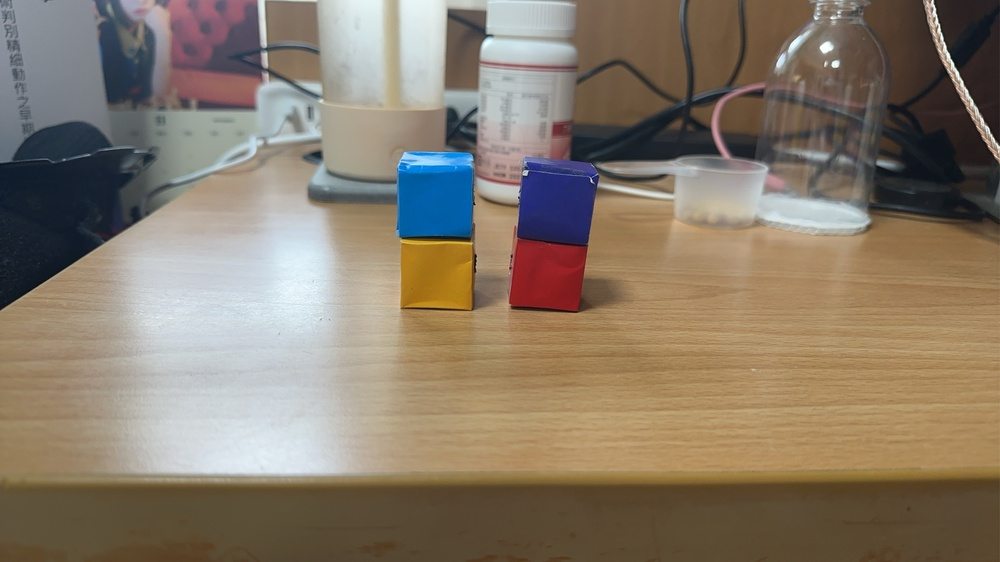
#> input picture PDMS2_web/ch1-t4/2.jpg, 1000 x 562 px, shrunk from 2729 x 1535 before the run, found by its file name
$ python cross_detect.py
#> lines starting #> are read from the running program, lines starting #| are printed output that depends on the picture; after the words box and inside, x2 and y2 are one past the last pixel; in counts of white or black regions, pixels touching at a corner belong together
import cv2, glob, os, math, numpy as np
from skimage.morphology import skeletonize


class CrossScorer:
    def __init__(
        self,
        *,
        cm_per_pixel=None,  # None=用像素；填 0.02079 之類就用公分
        angle_min=70.0,
        angle_max=110.0,
        max_spread_cm=0.6,  # 只有在 cm_per_pixel 有值時才會使用
        out_dir="PDMS2_web\ch2-t3\output",
        output_jpg_quality=95,
    ):
        self.cm_per_pixel = cm_per_pixel
        self.ANGLE_MIN = angle_min
        self.ANGLE_MAX = angle_max
        self.MAX_SPREAD_CM = max_spread_cm
        self.OUT_DIR = out_dir
        self.OUTPUT_JPG_QUALITY = output_jpg_quality
        os.makedirs(self.OUT_DIR, exist_ok=True)

    # ---------- UI ----------
    def put_text_top_left(
        self,
        img,
        lines,
        org=(10, 120), # 稍微往下移一點，避免貼邊
        k=0.0015,     # 稍微調小字體係數
    ):
        H, W = img.shape[:2]
        font = cv2.FONT_HERSHEY_SIMPLEX

        # 根據圖片高度自動計算字體大小與粗細
        fs = max(0.5, H * k) * 0.5
        thick = max(1, int(fs * 2))
        vgap = int(60 * fs) # 行距

        y = org[1]
        for t in lines:
            # 繪製文字描邊（黑色），增加可視度
            cv2.putText(img, t, (org[0], y), font, fs, (0, 0, 0), thick + 2, cv2.LINE_AA)
            # 繪製主文字（白色）
            cv2.putText(img, t, (org[0], y), font, fs, (255, 255, 255), thick, cv2.LINE_AA)
            y += vgap

    # ---------- 幾何小工具 ----------
    @staticmethod
    def calculate_distance_numpy(point1, point2):
        return math.sqrt((point1[0] - point2[0]) ** 2 + (point1[1] - point2[1]) ** 2)

    @staticmethod
    def angle_between(v1, v2):
        n1, n2 = np.linalg.norm(v1), np.linalg.norm(v2)
        if n1 < 1e-9 or n2 < 1e-9:
            return None
        c = float(np.clip(np.dot(v1, v2) / (n1 * n2), -1, 1))
        return math.degrees(math.acos(c))  # 0~180°

    @staticmethod
    def endpoints_junctions_center(S):
        S = (S > 0).astype(np.uint8)
        if not S.any():
            return [], [], None
        k = np.array([[1, 1, 1], [1, 0, 1], [1, 1, 1]], np.uint8)
        deg = cv2.filter2D(S, -1, k, borderType=cv2.BORDER_CONSTANT)
        ey, ex = np.where((S == 1) & (deg == 1))
        jy, jx = np.where((S == 1) & (deg >= 3))
        ys, xs = np.where(S == 1)
        C = (float(xs.mean()), float(ys.mean()))
        ends = [(int(x), int(y)) for y, x in zip(ey, ex)]
        junc = [(int(x), int(y)) for y, x in zip(jy, jx)]
        return ends, junc, C

    @staticmethod
    def points_near_segment(pts, A, B, max_dist=3.0, margin=10.0):
        A, B = np.asarray(A, float), np.asarray(B, float)
        v = B - A
        vv = v.dot(v)
        if vv < 1e-6:
            return np.empty((0, 2), float)
        t = ((pts - A) @ v) / vv
        proj = A + t[:, None] * v
        dist = np.hypot(*(pts - proj).T)
        tmin, tmax = -margin / (math.sqrt(vv) + 1e-9), 1 + margin / (
            math.sqrt(vv) + 1e-9
        )
        return pts[(dist <= max_dist) & (t >= tmin) & (t <= tmax)]

    @staticmethod
    def fit_line_pca(pts):
        if pts.shape[0] < 5:
            return None, None
        m = pts.mean(0)
        _, _, Vt = np.linalg.svd(pts - m, full_matrices=False)
        d = Vt[0]
        n = np.linalg.norm(d)
        return (m, d / n) if n >= 1e-9 else (None, None)

    @staticmethod
    def line_intersection(P0, d0, P1, d1):
        c = float(np.clip(d0.dot(d1), -1, 1))
        ang = math.degrees(math.acos(abs(c)))
        if ang < 10:
            return None
        A = np.stack([d0, -d1], 1)
        b = P1 - P0
        try:
            s, _ = np.linalg.lstsq(A, b, rcond=None)[0]
        except np.linalg.LinAlgError:
            return None
        return (float(P0[0] + s * d0[0]), float(P0[1] + s * d0[1]))

    # ---------- 骨架找十字 ----------
    def robust_cross_from_skeleton(self, skeleton):
        S = (skeleton > 0).astype(np.uint8) * 255  # 一開始可能只抓到非圖形區塊的原因
        ends, junc, C = self.endpoints_junctions_center(S)
        if len(ends) < 4:
            if junc:
                P = min(junc, key=lambda p: (p[0] - C[0]) ** 2 + (p[1] - C[1]) ** 2)
            else:
                return False, "need 4 endpoints", None, None, None, None, ends
            return False, "too few endpoints", P, None, None, None, ends

        # 取離中心最遠的四端點
        ends = sorted(
            ends, key=lambda p: (p[0] - C[0]) ** 2 + (p[1] - C[1]) ** 2, reverse=True
        )[:4]
        ys, xs = np.where(S > 0)
        sk_pts = np.stack([xs, ys], 1).astype(float)
        pairings = [((0, 1), (2, 3)), ((0, 2), (1, 3)), ((0, 3), (1, 2))]

        best = None
        best_score = -1e18
        for (a, b), (c, d) in pairings:
            A, B = ends[a], ends[b]
            C2, D = ends[c], ends[d]
            pts1 = self.points_near_segment(sk_pts, A, B)
            pts2 = self.points_near_segment(sk_pts, C2, D)
            P0, d0 = self.fit_line_pca(pts1)
            P1, d1 = self.fit_line_pca(pts2)
            if P0 is None:
                v0 = np.array([B[0] - A[0], B[1] - A[1]], float)
                v0 /= np.linalg.norm(v0) + 1e-9
                P0, d0 = np.array(A, float), v0
            if P1 is None:
                v1 = np.array([D[0] - C2[0], D[1] - C2[1]], float)
                v1 /= np.linalg.norm(v1) + 1e-9
                P1, d1 = np.array(C2, float), v1
            Pint = self.line_intersection(P0, d0, P1, d1)
            if Pint is None:
                continue
            theta = self.angle_between(d0, d1)
            n1p, n2p = len(pts1), len(pts2)
            c90 = -abs((theta or 0) - 90)
            cC = -math.hypot(Pint[0] - C[0], Pint[1] - C[1])
            pair_score = 2.0 * c90 + 0.01 * (n1p + n2p) + 0.002 * cC
            if pair_score > best_score:
                best_score = pair_score
                best = (Pint, (A, B), (C2, D), theta)

        if best is None:
            if junc:
                P = min(junc, key=lambda p: (p[0] - C[0]) ** 2 + (p[1] - C[1]) ** 2)
                return False, "two lines do not intersect", P, None, None, None, ends
            return False, "two lines do not intersect", None, None, None, None, ends

        P, pair1, pair2, theta = best
        return True, "", P, pair1, pair2, theta, ends

    # ---------- 單張處理 ----------
    def score_image(self, img_path):
#> called with img_path = '2.jpg'
        result = {
            "path": img_path,
            "score": 0,
            "reason": "init",
            "theta_deg": None,
            "arms_px": None,
            "arms_cm": None,
            "spread_px": None,
            "spread_cm": None,
        }

        # ---- 前處理 ----
        img = cv2.imread(img_path, cv2.IMREAD_GRAYSCALE)
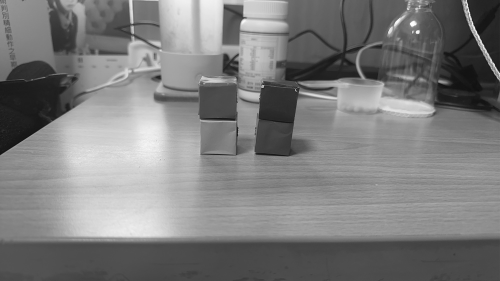
#> img: shape (562, 1000) (shown at 1/2 size); min 7, max 255, mean 124.7
        if img is None:
            result["reason"] = "cannot read image"
            return result, None, None, None

        blur = cv2.GaussianBlur(img, (3, 3), 0)
        _, binary = cv2.threshold(blur, 0, 255, cv2.THRESH_BINARY_INV + cv2.THRESH_OTSU)
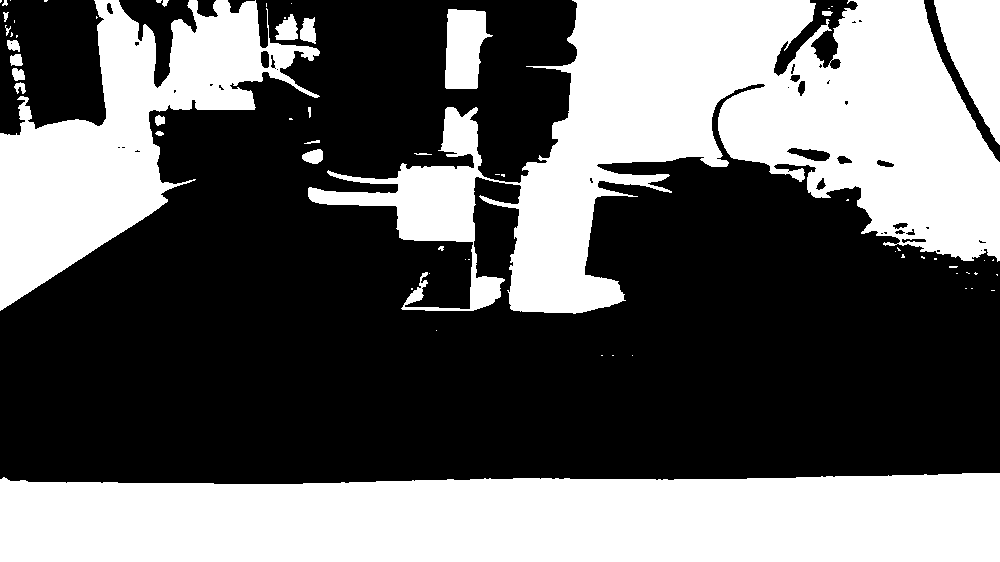
#> binary: shape (562, 1000); 40.5% white; 63 white regions (40 under 20 px), largest, box (x1, y1, x2, y2) and area: (308, 0, 1000, 314) 97150, (0, 473, 1000, 562) 82373, (0, 0, 320, 311) 37748

        # cv2.imshow('ori', img)
        # cv2.imshow('binary', binary)

        # cv2.imshow 顯示灰階時是把 0 視為黑、255 視為白
        skel_bool = skeletonize(binary > 0)  # True/False
#> skel_bool: shape (562, 1000) bool; 1.3% white in thin lines or dots
        skel = skel_bool.astype(np.uint8) * 255  # 0/255，便於顯示
#> skel: shape (562, 1000); 1.3% white in thin lines or dots
        # cv2.imshow('bin', binary)
        # cv2.imshow('skel', skel)
        # cv2.waitKey(0)

        ok, reason, P, p1, p2, theta, ends = self.robust_cross_from_skeleton(skel)
#> in endpoints_junctions_center, `deg = cv2.filter2D(S, -1, k, borderType=cv2.BORDER_CONSTANT)`:
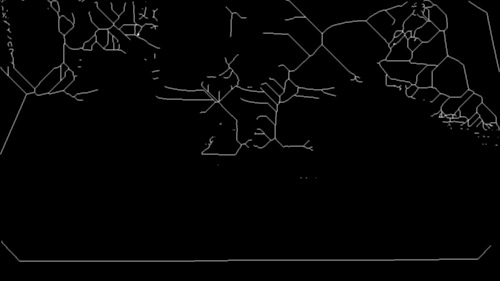
#> deg: shape (562, 1000) (shown at 1/2 size); min 0, max 6, mean 0.103; drawn with min black and max white
#> in endpoints_junctions_center, `ey, ex = np.where((S == 1) & (deg == 1))`: ey = 194 values from 0 to 491; ex = 194 values, max 999 at index 97, min 0 at index 187, mean 487.9
#> in endpoints_junctions_center, `jy, jx = np.where((S == 1) & (deg >= 3))`: jy = 506 values from 4 to 296; jx = 506 values, max 992 at index 462, min 7 at index 27, mean 584.9
#> in endpoints_junctions_center, `ys, xs = np.where(S == 1)`: ys = 7272 values from 0 to 522; xs = 7272 values, max 999 at index 3190, min 0 at index 27, mean 530.5
#> in endpoints_junctions_center, `C = (float(xs.mean()), float(ys.mean()))`: C = (530.5, 189.3)
#> in endpoints_junctions_center, `ends = [(int(x), int(y)) for y, x in zip(ey, ex)]`: ends = 194 pairs, first value 0 to 999, second value 0 to 491
#> in endpoints_junctions_center, `junc = [(int(x), int(y)) for y, x in zip(jy, jx)]`: junc = 506 pairs, first value 7 to 992, second value 4 to 296
#> in robust_cross_from_skeleton, `ends, junc, C = self.endpoints_junctions_center(S)`: C = (530.5, 189.3)
#> in robust_cross_from_skeleton, `ends = sorted( ends, key=lambda p: (p[0] - C[0]) ** 2 + (p[1] - C[1]) ..`: ends = [(3, 482), (3, 4), (5, 0), (3, 12)]
#> in robust_cross_from_skeleton, `ys, xs = np.where(S > 0)`: ys = 7272 values from 0 to 522
#> in robust_cross_from_skeleton, `sk_pts = np.stack([xs, ys], 1).astype(float)`: sk_pts = 7272 pairs, first value 0 to 999, second value 0 to 522
#> the loop in robust_cross_from_skeleton, `for (a, b), (c, d) in pairings:` made 3 passes
#> after the loop in robust_cross_from_skeleton, `for (a, b), (c, d) in pairings:`: best_score = -125.1
#> in robust_cross_from_skeleton, `P, pair1, pair2, theta = best`: P = (4.43, 1.94); pair1 = ((3, 482), (3, 12)); pair2 = ((3, 4), (5, 0))
#> ok = True; reason = ''; P = (4.43, 1.94); p1 = ((3, 482), (3, 12)); p2 = ((3, 4), (5, 0)); theta = 27.75; ends = [(3, 482), (3, 4), (5, 0), (3, 12)]

        vis = cv2.cvtColor(img, cv2.COLOR_GRAY2BGR)
        skel_vis = cv2.dilate(
            skel, cv2.getStructuringElement(cv2.MORPH_RECT, (3, 3)), 1
        )
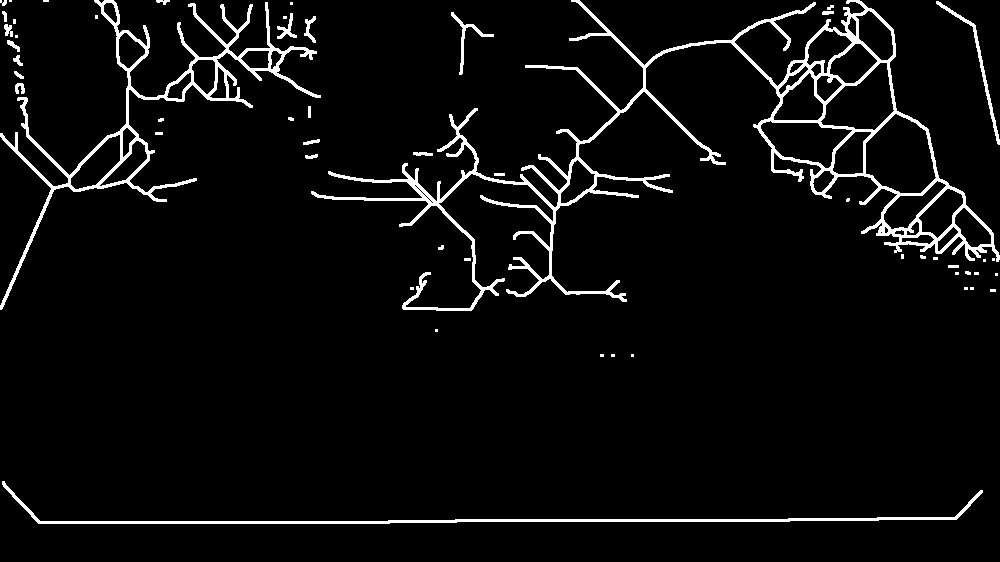
#> skel_vis: shape (562, 1000); 4.9% white; 53 white regions (23 under 20 px), largest, box (x1, y1, x2, y2) and area: (311, 0, 1000, 311) 15571, (0, 0, 321, 310) 6330, (2, 481, 983, 524) 3090
        overlay = vis.copy()
        overlay[skel_vis > 0] = [0, 0, 255]
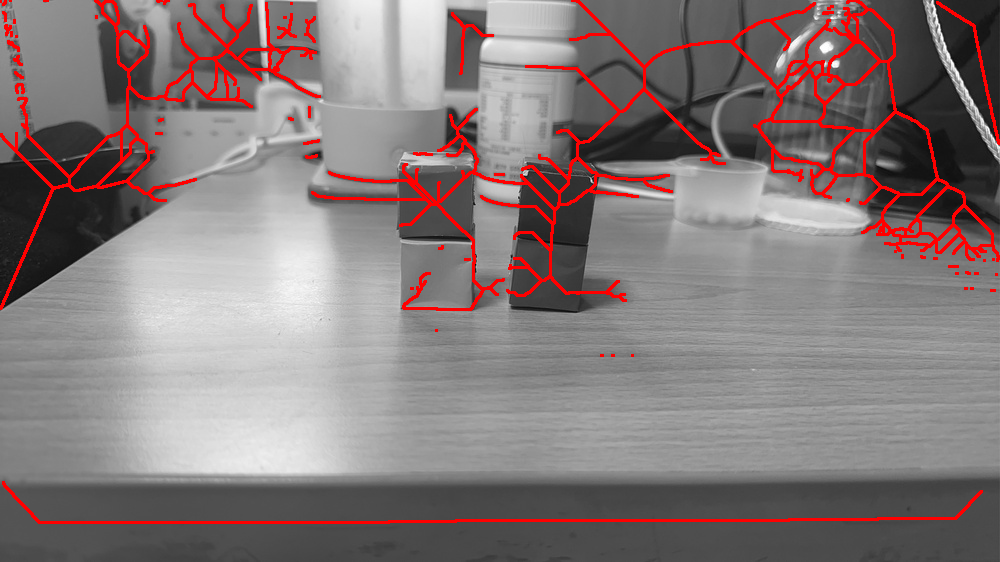
#> overlay: shape (562, 1000, 3); mean B, G, R 120.8, 120.8, 133.2
        vis = cv2.addWeighted(vis, 0.7, overlay, 0.3, 0)
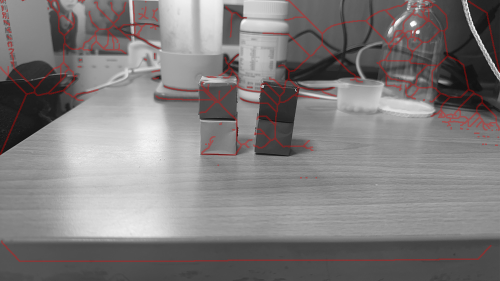
#> vis: shape (562, 1000, 3) (shown at 1/2 size); mean B, G, R 123.5, 123.5, 127.2

        score = 0
        shown_reason = "no intersection"
        dists_vals, spread_val = None, None

        if ok and P is not None and theta is not None and p1 and p2:
            pts = [p1[0], p1[1], p2[0], p2[1]]
#> pts = [(3, 482), (3, 12), (3, 4), (5, 0)]
            d_px = [
                self.calculate_distance_numpy(P, (x, y)) for (x, y) in pts
            ]  # 交點→四端點
#> d_px = [480.1, 10.16, 2.51, 2.02]

            # 單位處理
            if self.cm_per_pixel is None:
                result["arms_px"] = [float(d) for d in d_px]
                result["spread_px"] = float(max(d_px) - min(d_px)) if d_px else None
                dists_vals = result["arms_px"]
                spread_val = result["spread_px"]
                spread_ok = True  # 不用 cm 門檻
            else:
                d_cm = [d * self.cm_per_pixel for d in d_px]
#> d_cm = [9.98, 0.211, 0.0522, 0.042]
                result["arms_px"] = [float(d) for d in d_px]
                result["arms_cm"] = [float(d) for d in d_cm]
                result["spread_px"] = float(max(d_px) - min(d_px)) if d_px else None
                result["spread_cm"] = float(max(d_cm) - min(d_cm)) if d_cm else None
                dists_vals = result["arms_cm"]
#> dists_vals = [9.98, 0.211, 0.0522, 0.042]
                spread_val = result["spread_cm"]
#> spread_val = 9.94
                spread_ok = spread_val is not None and spread_val <= self.MAX_SPREAD_CM
#> spread_ok = False

            angle_ok = self.ANGLE_MIN <= theta <= self.ANGLE_MAX
#> angle_ok = False

            if angle_ok and spread_ok:
                score = 2
                shown_reason = (
                    "angle ok"
                    if self.cm_per_pixel is None
                    else f"angle ok & spread<={self.MAX_SPREAD_CM:.2f}cm"
                )
            else:
                score = 1
                fails = []
                if not angle_ok:
                    fails.append(
                        f"angle {theta:.2f} not in [{self.ANGLE_MIN:.0f},{self.ANGLE_MAX:.0f}]"
                    )
                if self.cm_per_pixel is not None and not spread_ok:
                    fails.append(
                        f"spread {spread_val:.2f}cm > {self.MAX_SPREAD_CM:.2f}cm"
                    )
                shown_reason = "; ".join(fails) if fails else "partial"

            # 視覺化線段與交點
            cv2.line(vis, p1[0], p1[1], (0, 255, 0), 2)
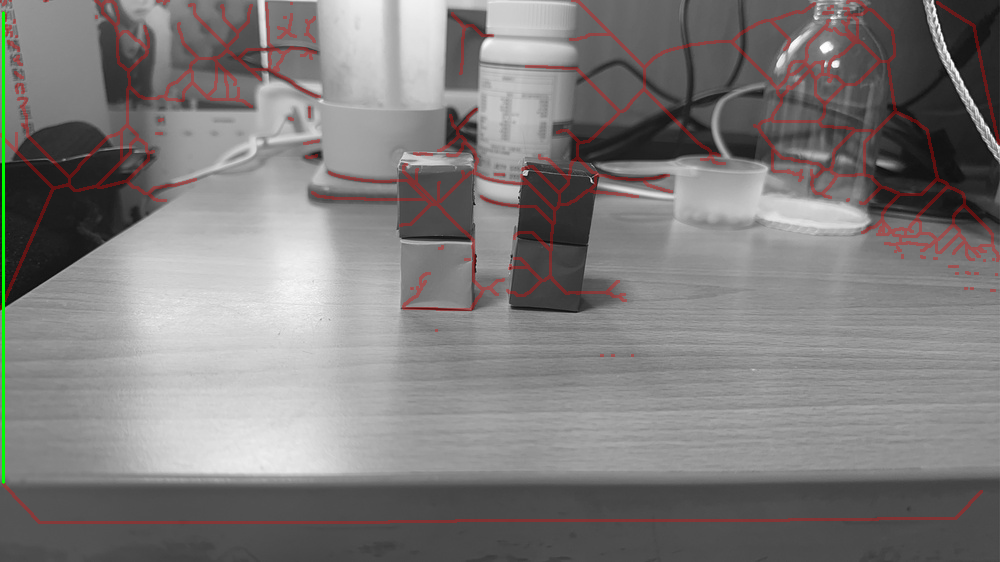
#> vis: shape (562, 1000, 3); 0.25% of pixels changed, all inside (x1, y1, x2, y2) = (2, 11, 5, 484)
            cv2.line(vis, p2[0], p2[1], (255, 0, 0), 2)
#> vis: shape (562, 1000, 3); under 0.01% of pixels changed, all inside (x1, y1, x2, y2) = (2, 0, 7, 6)
            cv2.circle(vis, (int(round(P[0])), int(round(P[1]))), 5, (0, 0, 255), -1)
#> vis: shape (562, 1000, 3); mean B, G, R 123.2, 123.9, 127

            result["theta_deg"] = float(theta)

        else:
            score = 0
            shown_reason = reason or "no intersection"

        # 標出端點（若有）
        for pt in ends[:4] if ends else []:
            cv2.circle(vis, (int(pt[0]), int(pt[1])), 5, (0, 255, 0), -1)
#> this loop made 4 passes
#> vis: shape (562, 1000, 3); mean B, G, R 123.2, 123.9, 126.9

        # 面板
        theta_str = (
            "-" if result["theta_deg"] is None else f'{result["theta_deg"]:.2f} deg'
        )
#> theta_str = '27.75 deg'
        arms_px_str = (
            "-"
            if result["arms_px"] is None
            else ", ".join(f"{d:.2f}" for d in result["arms_px"])
        )
        panel = [
            f"Score: {score}",
            f"Reason: {shown_reason}",
            f"Theta: {theta_str}",
            f"Arms(px): {arms_px_str}",
        ]
        if self.cm_per_pixel is not None:
            arms_cm_str = (
                "-"
                if result["arms_cm"] is None
                else ", ".join(f"{d:.2f}" for d in result["arms_cm"])
            )
            spread_cm_str = (
                "-" if result["spread_cm"] is None else f"{result['spread_cm']:.2f} cm"
            )
#> spread_cm_str = '9.94 cm'
            panel.append(f"Arms(cm): {arms_cm_str}")
            panel.append(f"Spread: {spread_cm_str}")
        else:
            spread_px_str = (
                "-" if result["spread_px"] is None else f"{result['spread_px']:.2f} px"
            )
            panel.append(f"Spread: {spread_px_str}")

        self.put_text_top_left(vis, panel)
#> in put_text_top_left, `font = cv2.FONT_HERSHEY_SIMPLEX`: font = 0
#> the loop in put_text_top_left, `for t in lines:` made 6 passes
#> (t, y) on passes 1, 3, 4, 5, 6: ('Score: 1', 145), ('Theta: 27.75 deg', 195), ('Arms(px): 480.06, 10.16, 2.51, 2.02', 220), ('Arms(cm): 9.98, 0.21, 0.05, 0.04', 245), ('Spread: 9.94 cm', 270)
#> after the loop in put_text_top_left, `for t in lines:`: y = 270

        # 填結果
        result["score"] = int(score)
        result["reason"] = shown_reason

        # 檔名
        base = os.path.basename(img_path)
        img_path = os.path.join(self.OUT_DIR, f"img_path_{base}")
        bin_path = os.path.join(self.OUT_DIR, f"binary_{base}")
        skel_path = os.path.join(self.OUT_DIR, f"skeleton_{base}")
        vis_path = os.path.join(self.OUT_DIR, f"processed_{base}")

        # cv2.imshow('vis', vis)
        # cv2.waitKey(0)
        # 輸出
        cv2.imwrite(img_path, img)
        cv2.imwrite(bin_path, binary)
        cv2.imwrite(skel_path, skel)
        cv2.imwrite(vis_path, vis, [cv2.IMWRITE_JPEG_QUALITY, self.OUTPUT_JPG_QUALITY])

        return result, vis, bin_path, skel_path, vis_path

    # ---------- 批次處理 ----------
    # [10 lines left out: function score_folder, not called in this run]


if __name__ == "__main__":
    # 1) 像素版（不做 cm 換算）
    # scorer = CrossScorer(cm_per_pixel=None, angle_min=70.0, angle_max=110.0, max_spread_cm=0.6)

    # 2) 若要公分版，改成：
    scorer = CrossScorer(
        cm_per_pixel=0.02079, angle_min=70.0, angle_max=110.0, max_spread_cm=0.6
    )

    # results = scorer.score_folder("image", r"realtest")#"img*.jpg"
    results = scorer.score_image(r"2.jpg")
#> results = 5 items
    # score = results['score']
    print("所有結果:", results)
#> (printed output is left out)
